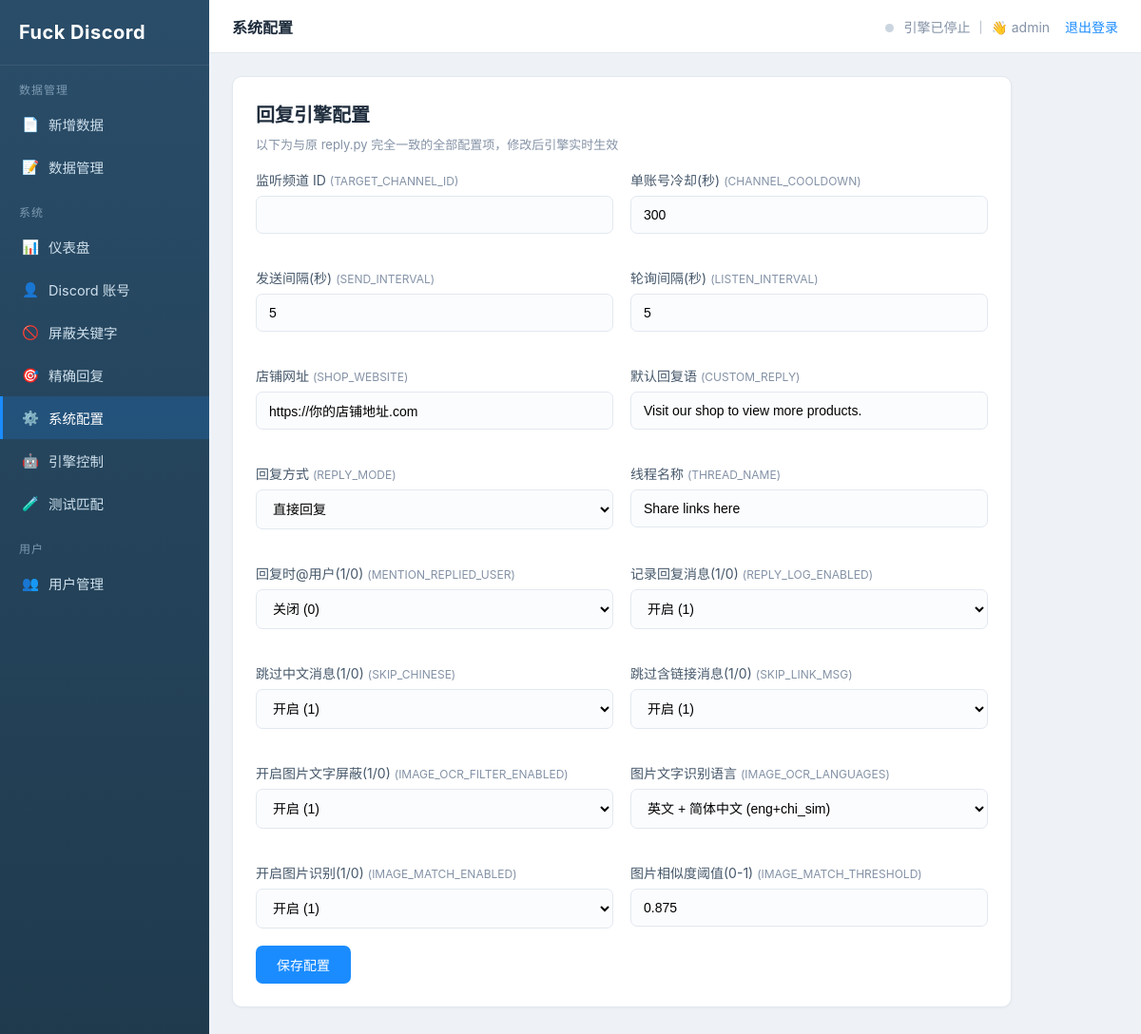
The app's page /settings (signed in) with its own data.
### tables this page shows
CREATE TABLE settings (
            user_id INTEGER NOT NULL,
            key TEXT NOT NULL,
            value TEXT NOT NULL,
            FOREIGN KEY(user_id) REFERENCES users(id) ON DELETE CASCADE,
            PRIMARY KEY(user_id, key)
        );

### app.py (the view, shortened to what this page needs)
@app.route("/settings", methods=["GET", "POST"])
@login_required
def settings():
    uid = current_user_id()
    return render_template(
        "settings.html",
        settings=store.get_settings(uid),
        labels=config.SETTING_LABELS,
        keys=list(config.DEFAULT_SETTINGS.keys()),
        ocr_language_options=config.OCR_LANGUAGE_OPTIONS,
    )

### app.py (called while the page is built)
def login_required(view):
    @functools.wraps(view)
    def wrapped(*args, **kwargs):
        if not session.get("user") or not session.get("user_id"):
            session.clear()
            return redirect(url_for("login", next=request.path))
        return view(*args, **kwargs)
    return wrapped

def current_user_id():
    return int(session["user_id"])

@app.context_processor
def inject_globals():
    engine_running = False
    if session.get("user_id"):
        engine_running = engine.running(session["user_id"])
    return {
        "current_user": session.get("user"),
        "current_user_id": session.get("user_id"),
        "engine_running": engine_running,
        "upload_path": upload_path,
    }

### bot_engine.py (called while the page is built)
    def for_user(self, user_id):
        user_id = int(user_id)
        with self._lock:
            if user_id not in self._engines:
                self._engines[user_id] = BotEngine(user_id)
            return self._engines[user_id]

    def running(self, user_id):
        return self.for_user(user_id).running

### store.py (called while the page is built)
def _normalize_user_id(user_id):
    if user_id is None:
        return default_user_id()
    return int(user_id)

def _ensure_dirs():
    os.makedirs(os.path.dirname(DB_PATH), exist_ok=True)

@contextmanager
def get_conn():
    _ensure_dirs()
    conn = sqlite3.connect(DB_PATH, check_same_thread=False, timeout=15)
    conn.row_factory = sqlite3.Row
    conn.execute("PRAGMA journal_mode=WAL;")
    conn.execute("PRAGMA foreign_keys=ON;")
    try:
        yield conn
        conn.commit()
    finally:
        conn.close()

def _ensure_default_settings(conn, user_id):
    for k, v in DEFAULT_SETTINGS.items():
        conn.execute(
            "INSERT OR IGNORE INTO settings(user_id, key, value) VALUES(?,?,?)",
            (user_id, k, v),
        )
    conn.execute(
        """UPDATE settings SET value=?
           WHERE user_id=? AND key='CUSTOM_REPLY' AND value=?""",
        (DEFAULT_SETTINGS["CUSTOM_REPLY"], user_id, "欢迎访问我们的店铺查看更多商品~"),
    )
    _normalize_image_threshold_setting(conn, user_id)
    conn.execute(
        """DELETE FROM settings
           WHERE user_id=?
             AND key IN (
                 'PROCESSED_MSG_EXPIRE',
                 'RESTART_INTERVAL',
                 'MESSAGE_RECORD_EXPIRE_DAYS',
                 'MESSAGE_RECORD_MAX_ROWS'
             )""",
        (user_id,),
    )

def _format_similarity(value):
    return f"{value:.4f}".rstrip("0").rstrip(".")

### templates/settings.html (shortened to what this page needs)
{% extends "base.html" %}
{% set active = 'settings' %}
{% block page_title %}系统配置{% endblock %}
{% block content %}
<div class="card" style="max-width:820px;">
  <h2>回复引擎配置</h2>
  <div class="sub">以下为与原 reply.py 完全一致的全部配置项，修改后引擎实时生效</div>
  <form method="post">
    <div class="grid2">
      {% for key in keys %}
      <div class="form-row">
        <label>{{ labels.get(key, key) }} <span class="hint">({{ key }})</span></label>
        {% if key in ['SHOP_WEBSITE', 'CUSTOM_REPLY'] %}
          <input type="text" name="{{ key }}" value="{{ settings.get(key, '') }}">
        {% elif key == 'REPLY_MODE' %}
          <select name="{{ key }}">
            <option value="reply" {{ 'selected' if settings.get(key, 'reply')=='reply' }}>直接回复</option>
          </select>
        {% elif key == 'IMAGE_OCR_LANGUAGES' %}
          {% set current_ocr_lang = settings.get(key, 'eng') %}
          <select name="{{ key }}">
            {% for option in ocr_language_options %}
              <option value="{{ option.value }}" {{ 'selected' if current_ocr_lang == option.value }}>{{ option.label }}</option>
            {% endfor %}
          </select>
        {% elif key in ['SKIP_CHINESE','SKIP_LINK_MSG','IMAGE_OCR_FILTER_ENABLED','IMAGE_MATCH_ENABLED','MENTION_REPLIED_USER','REPLY_LOG_ENABLED'] %}
          <select name="{{ key }}">
            <option value="1" {{ 'selected' if settings.get(key)=='1' }}>开启 (1)</option>
            <option value="0" {{ 'selected' if settings.get(key)=='0' }}>关闭 (0)</option>
          </select>
        {% else %}
          <input type="text" name="{{ key }}" value="{{ settings.get(key, '') }}">
        {% endif %}
      </div>
      {% endfor %}
    </div>
    <button class="btn" type="submit">保存配置</button>
  </form>
</div>
{% endblock %}

### static/style.css (style rules this page uses)
:root { --sidebar: #2a4d69; --sidebar-dark: #1f3a4d; --sidebar-active: #1a8cff; --primary: #1a8cff; --primary-dark: #1577d6; --bg: #eef2f6; --card: #ffffff; --border: #e2e8f0; --text: #1f2d3d; --muted: #8492a6; --danger: #e74c3c; --success: #2ecc71; }
* { box-sizing: border-box; }
body { margin: 0; font-family: -apple-system, "PingFang SC", "Microsoft YaHei", "Segoe UI", sans-serif; background: var(--bg); color: var(--text); }
.card { background: var(--card); border-radius: 10px; border: 1px solid var(--border); box-shadow: 0 1px 3px rgba(0,0,0,0.04); padding: 24px; margin-bottom: 20px; }
.card h2 { margin: 0 0 18px; font-size: 20px; }
.card .sub { color: var(--muted); font-size: 13px; margin: -10px 0 18px; }
.form-row { margin-bottom: 18px; }
.form-row label { display: block; font-size: 14px; margin-bottom: 7px; color: #46586b; }
.form-row input[type=text], .form-row input[type=password], .form-row input[type=number], .form-row textarea, .form-row select { width: 100%; padding: 11px 13px; border: 1px solid var(--border); border-radius: 7px; font-size: 14px; background: #fbfcfe; outline: none; }
.form-row .hint { font-size: 12px; color: var(--muted); margin-top: 5px; }
.grid2 { display: grid; grid-template-columns: 1fr 1fr; gap: 18px; }
.btn { display: inline-block; padding: 10px 22px; border: none; border-radius: 7px; font-size: 14px; cursor: pointer; background: var(--primary); color: #fff; }

### records on screen
settings: get "监听频道 ID", key "TARGET_CHANNEL_ID"
settings: get "单账号冷却(秒)", key "CHANNEL_COOLDOWN", CHANNEL_COOLDOWN "300"
settings: get "发送间隔(秒)", key "SEND_INTERVAL", SEND_INTERVAL "5"
settings: get "轮询间隔(秒)", key "LISTEN_INTERVAL", LISTEN_INTERVAL "5"
settings: get "店铺网址", key "SHOP_WEBSITE", SHOP_WEBSITE "https://你的店铺地址.com"
settings: get "默认回复语", key "CUSTOM_REPLY", CUSTOM_REPLY "Visit our shop to view more products."
settings: get "回复方式", key "REPLY_MODE"
settings: get "线程名称", key "THREAD_NAME", THREAD_NAME "Share links here"
settings: get "回复时@用户(1/0)", key "MENTION_REPLIED_USER"
settings: get "记录回复消息(1/0)", key "REPLY_LOG_ENABLED"
settings: get "跳过中文消息(1/0)", key "SKIP_CHINESE"
settings: get "跳过含链接消息(1/0)", key "SKIP_LINK_MSG"
settings: get "开启图片文字屏蔽(1/0)", key "IMAGE_OCR_FILTER_ENABLED"
settings: get "图片文字识别语言", key "IMAGE_OCR_LANGUAGES"
settings: get "开启图片识别(1/0)", key "IMAGE_MATCH_ENABLED"
settings: get "图片相似度阈值(0-1)", key "IMAGE_MATCH_THRESHOLD", IMAGE_MATCH_THRESHOLD "0.875"

### other values on screen
{{ '运行中' if engine_running else '已停止' }} "已停止"
{{ current_user }} "admin"
form field IMAGE_OCR_LANGUAGES "英文 + 简体中文 (eng+chi_sim)"
